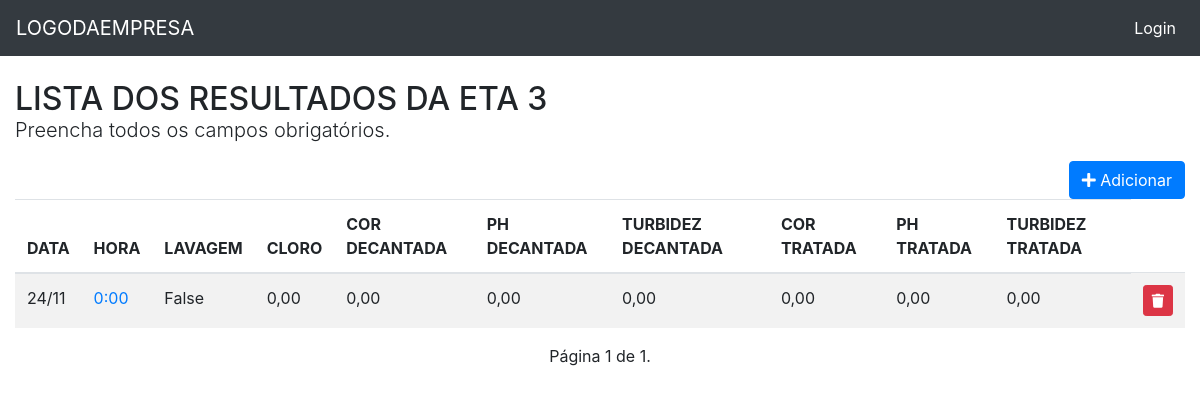
Page /eta_tres/list/ on the earlier database version.
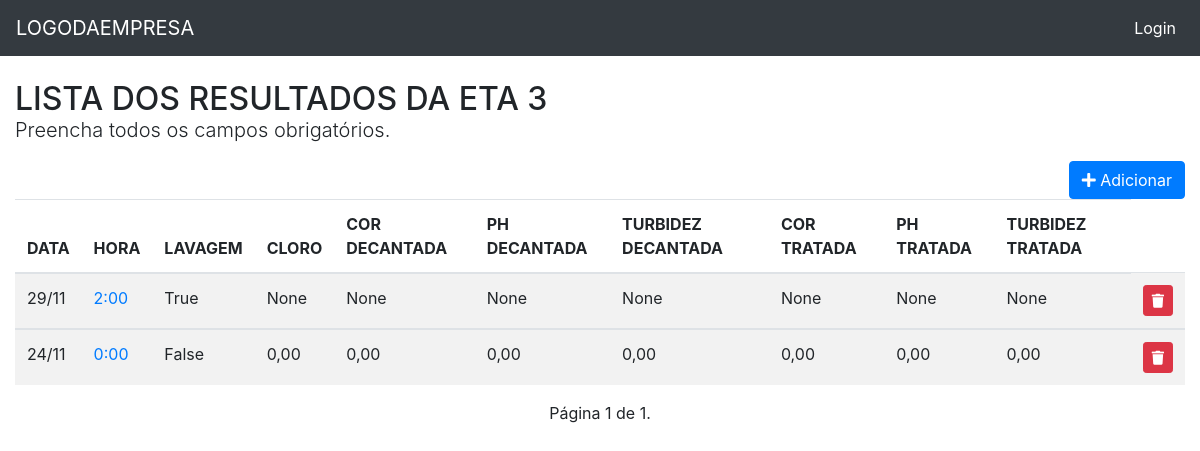
Same page on the later database version.
### eta_tres/models.py (models this page shows, shortened)
class EtaTres(models.Model):
    data = models.DateField('Data', auto_now=False, auto_now_add=False)
    hora = models.CharField(max_length=5, choices=HORA_CHOICE)
    lavagem = models.BooleanField('Lavagem', default=False, blank=True)
    cloro = models.DecimalField('Cloro', max_digits=4, decimal_places=2, blank=True, null=True)
    cor_d = models.DecimalField('Cor Decantada', max_digits=4, decimal_places=2, blank=True, null=True)
    ph_d = models.DecimalField('Ph Decantada', max_digits=4, decimal_places=2, blank=True, null=True)
    turbidez_d = models.DecimalField('Turbidez Decantada', max_digits=4, decimal_places=2, blank=True, null=True)
    cor_t = models.DecimalField('Cor Tratada', max_digits=4, decimal_places=2, blank=True, null=True)
    ph_t = models.DecimalField('Ph Tratada', max_digits=4, decimal_places=2, blank=True, null=True)
    turbidez_t = models.DecimalField('Turbidez Tratada', max_digits=4, decimal_places=2, blank=True, null=True)
    class Meta:
        ordering = ('-data',)
        verbose_name = 'ETA TRÊS'
        verbose_name_plural = 'ETA TRÊS'

### eta_tres/views.py (the view)
# urls.py: path('list/', v.eta_tres_list, name='eta_tres_list'),
def eta_tres_list(request):
    template_name = 'eta_tres_list.html'
    obj = EtaTres.objects.all()
    paginator = Paginator(obj, 12)
    page_number = request.GET.get('page')
    object_list = paginator.get_page(page_number)
    context = {'object_list': object_list}
    return render(request, template_name, context)

### eta_tres/templates/eta_tres_list.html (shortened to what this page needs)
{% extends "base.html" %}
{% load static %}
{% block content %}
<div class="page-header">
    <h2>LISTA DOS RESULTADOS DA ETA 3
        <p class="lead">
            Preencha todos os campos obrigatórios.
        </p>
        <span class="pull-right">
            <a href="{% url 'eta_tres:eta_tres_add' %}">
              <button type="button" class="btn btn-primary">
                <span class="fa fa-plus"></span> Adicionar
              </button>
            </a>
        </span>
    </h2>
    {% if object_list %}
    <div class="table-reponsive">
        <table class="table table-striped">
          <thead>
            <tr>
              <th>DATA</th>
              <th>HORA</th>
              <th>LAVAGEM</th>
              <th>CLORO</th>
              <th>COR DECANTADA</th>
              <th>PH DECANTADA</th>
              <th>TURBIDEZ DECANTADA</th>
              <th>COR TRATADA</th>
              <th>PH TRATADA</th>
              <th>TURBIDEZ TRATADA</th>
            </tr>
          </thead>
          <tbody>
          {% for object in object_list %}
              <tr>
                <td class="text-left">{{ object.data|date:"d/m" }}</td>
                <td>
                  <a href="{% url 'eta_tres:eta_tres_update' object.pk %}">{{ object.hora }}</a>
                </td>
                <td class="text-left">{{ object.lavagem }}</td>
                <td class="text-left">{{ object.cloro }}</td>
                <td class="text-left">{{ object.cor_d }}</td>
                <td class="text-left">{{ object.ph_d}}</td>
                <td class="text-left">{{ object.turbidez_d}}</td>
                <td class="text-left">{{ object.cor_t}}</td>
                <td class="text-left">{{ object.ph_t}}</td>
                <td class="text-left">{{ object.turbidez_t }}</td>
                <td>
                      <a href="{% url 'eta_tres:eta_tres_delete' object.pk %}" class="btn btn-danger btn-sm" title="Excluir"
                      onclick="return confirm('Tem certeza que deseja exluir?')">
                          <i class="fa fa-trash" aria-hidden="true"></i>
                      </a>
                </td>
              </tr>
          </tbody>
      {% endfor %}
        </table>
    </div>
    <div class="pagination">
        <span class="step_links">
            <span class="current">
                Página {{ object_list.number }} de {{ object_list.paginator.num_pages }}.
            </span>
        </span>
    </div>
  {% else %}
    <p class="alert alert-warning">Sem itens na lista.</p>
  {% endif %}
</div>
{% endblock content %}l>

Differences in the rows shown:
added EtaTres: data "29/11", hora "2:00", lavagem "True", cloro "None", cor_d "None", ph_d "None", turbidez_d "None", cor_t "None", ph_t "None", turbidez_t "None"
